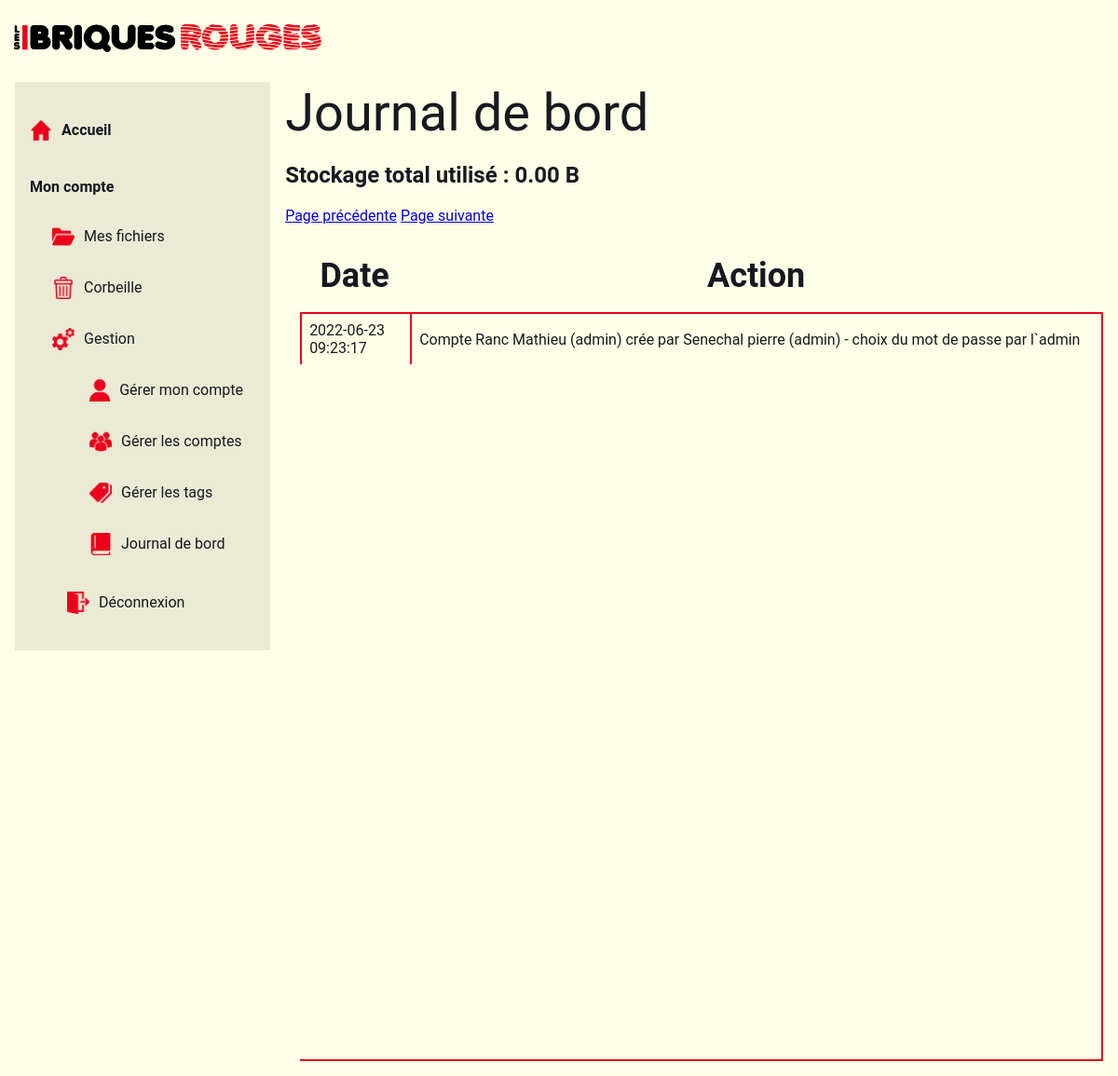
Page /journal.php (signed in) on the earlier database version.
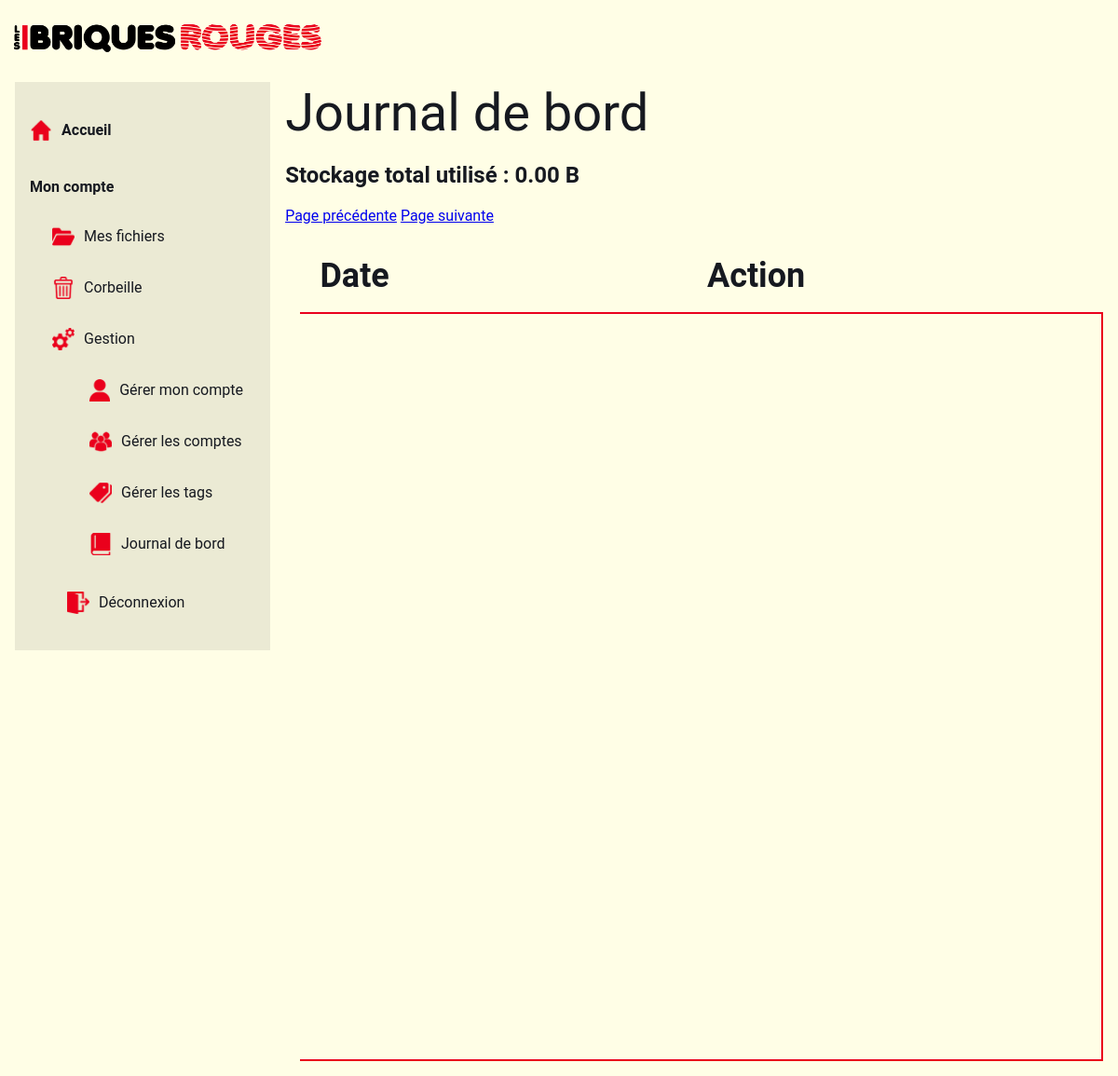
Same page on the later database version.
### tables this page shows
CREATE TABLE `tableau_de_bord` (
  `id_modif` int(11) NOT NULL,
  `date` timestamp NOT NULL DEFAULT CURRENT_TIMESTAMP,
  `modification` varchar(256) NOT NULL
);

### journal.php (the view, shortened to what this page needs)
<!DOCTYPE html>
<html lang="fr">
<head>
    <link rel="stylesheet" href="style.css">
</head>
<body>
<div id="header">
    <a href="home.php"> <img alt="logoLBR" id="logo-header" src="images/graphiqueLBR/logoLONGUEURClassic.png"></a>
</div>
<div id="main">
    <?php
    function filesize_formatted($size): string
    {
        $units = array( 'B', 'KB', 'MB', 'GB', 'TB', 'PB', 'EB', 'ZB', 'YB');
        $power = $size > 0 ? floor(log($size, 1024)) : 0;
        return number_format($size / pow(1024, $power), 2) . ' ' . $units[$power];
    }
    include './menu.php';
    echo getMenu();
    $link = mysqli_connect("127.0.0.1","root", "" , "drivelbr");
    $link->query('SET NAMES utf8');
    ?>
    <div id="pageContent">
        <h1 class="bigTitle">Journal de bord</h1>
        <?php
        $espace = 0;
        echo "<h2 class='Espace'>Stockage total utilisé : ".filesize_formatted($espace)."</h2>";
        if(isset($_GET["page"])){
            $page = $_GET["page"]*20;
        }else{
            $page = 0;
        }
        $currentPage = "./journal.php?page=";
        $requete = "SELECT * FROM `tableau_de_bord` ORDER BY `id_modif` DESC LIMIT 20 OFFSET ".intval($page);
        $result = mysqli_query($link, $requete);
        $data = mysqli_fetch_all($result);
        echo'<a href="';
        if($page <= 0){
            echo $currentPage.'0';
        }else{
            echo $currentPage.($page/20 -1);
        }
        echo'">Page précédente</a>';
        echo ' <a href="';
        if(!isset($data)){
            echo $currentPage.'0';
            $files = [];
        }else{
            if(count($data) < 20){
                echo $currentPage.($page/20);
            }else{
                echo $currentPage.($page/20 +1);
            }
        }
        echo'"> Page suivante </a>';
        ?>
        <table class="journalDeBord">
            <thead>
            <tr>
                <th>Date</th>
                <th>Action</th>
            </tr>
            </thead>
            <tbody>
            <?php
                foreach($data as $infos){
                    echo "<tr><td id='colonne'>" . $infos[1] . "</td><td id='colonne'>" . htmlspecialchars($infos[2], ENT_QUOTES, 'UTF-8') . "</td></tr >";
                }
            ?>
            </tbody>
        </table>
    </div>
</div>
</body>
</html>

### menu.php
<?php
    function getMenu(): string
    {
        $role = $_SESSION['role'];
        $html = "<div id='leftmenu'>
        <ul id='menurubrique'>
            <li id='title' class='menuLine'><img alt='dossier' class='iconMenu' src='images/icons/home.png'><a href='home.php' id='page'>Accueil</a></li>
            <li id='title'>Mon compte</li><ul>";
        if($role != 'lecture') $html .= "
            <li class='menuLine'><img alt='dossier' class='iconMenu' src='images/icons/folder.png'><a href='my_files.php' id='page'>Mes fichiers</a></li>";
        if($role != 'lecture') $html.= "<li class='menuLine'><img alt='poubelle' class='iconMenu' src='images/icons/trash_red.png'><a href='corbeille.php' id='page'>Corbeille</a></li>";
        $html.="<li class='menuLine'><img alt='engrenages' class='iconMenu' src='images/icons/engrenages.png'><a>Gestion</a></li><ul>
            <li class='menuLine'><img alt='personnage' class='iconMenu' src='images/icons/user.png'><a href='my_account.php' id='page'>Gérer mon compte</a></li>";
        if($role == 'admin') $html.="<li class='menuLine'><img alt='groupe de personne' class='iconMenu' src='images/icons/multiple-users-silhouette.png'><a href='accounts.php' id='page'>Gérer les comptes</a></li>";
        if($role == 'ecriture' || $role == 'admin') $html.= "<li class='menuLine'><img alt='tag' class='iconMenu' src='images/icons/tag.png'><a href='tags.php' id='page'>Gérer les tags</a></li>";
        if($role == 'admin') $html.= "<li class='menuLine'><img alt='livre' class='iconMenu' src='images/icons/book-of-black-cover-closed.png'><a href='journal.php' id='page'>Journal de bord</a></li>";
        $html .= "</ul>
            <li class='standaloneMenuLine'><img alt='Porte de sortie' id='iconMenuDisconnect' src='images/icons/exit.png'><a id='page' href='actions/logout-action.php'>Déconnexion</a></li>
        </ul>
        </div>";
    return $html;
    }

### style.css (style rules this page uses)
html, body { margin: 0; padding: 0; background-color: #FFFEE6; font-family: 'Roboto', sans-serif; color: #161920; }
#header { display: flex; justify-content: flex-start; align-items: center; }
#logo-header { width: 30%; }
#leftmenu { background-color: #EBEAD4; margin: 0 1em 0 1em; width: 23em; height: fit-content; }
#menurubrique { list-style: none; padding: 0 1em 0 0; }
#menurubrique a { display: block; padding: 10px; width: 100%; text-decoration: none; color: #161920; }
.menuLine { display: flex; flex-direction: row; padding: 0.5em 0 0.5em 0; }
#iconMenuDisconnect { width: 1.5em; height: 1.5em; margin: auto; }
.iconMenu { width: 1.5em; height: 1.5em; margin: auto; }
.standaloneMenuLine { display: flex; flex-direction: row; padding: 1em; margin: auto; }
#title { cursor: default; font-weight: bold; padding: 1em; }
#main { display: flex; flex-direction: row; align-items: stretch; right: 1em; }
#pageContent { width: 100%; }
.bigTitle { font-size: 3.5em; font-weight: normal; margin: 0; }
.journalDeBord { margin: 1em; border-collapse: collapse; }
.journalDeBord thead { font-size: 2.25em; }
.journalDeBord tbody { border: #EA001C 2px solid; border-left: none; display: block; overflow-y: auto; overflow-x: hidden; height: 800px; }
.journalDeBord thead, .journalDeBord tbody tr { display: table; width: 100%; table-layout: fixed }
.journalDeBord th:nth-child(odd) { width: 2.25em; }
.journalDeBord th,.journalDeBord td { padding: 0.5em; }
.journalDeBord td:nth-child(odd) { width: 6.25em; }
.journalDeBord td { border-left: #EA001C 2px solid; }

Differences in the rows shown:
removed tableau_de_bord: date "2022-06-23 09:23:17", modification "Compte Ranc Mathieu (admin) crée par Senechal pierre (admin) - choix du mot de passe par l`admin"
